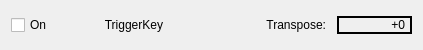
<?xml version="1.0" encoding="UTF-8"?>
<ui version="4.0">
 <class>MITTransposeBase</class>
 <widget class="QWidget" name="MITTransposeBase">
  <property name="geometry">
   <rect>
    <x>0</x>
    <y>0</y>
    <width>423</width>
    <height>50</height>
   </rect>
  </property>
  <property name="windowTitle">
   <string>OOMidi: Midi Input Plugin: Transpose</string>
  </property>
  <property name="autoFillBackground">
   <bool>true</bool>
  </property>
  <layout class="QHBoxLayout">
   <property name="spacing">
    <number>6</number>
   </property>
   <property name="margin">
    <number>11</number>
   </property>
   <item>
    <widget class="QCheckBox" name="onCheckBox">
     <property name="text">
      <string>On</string>
     </property>
    </widget>
   </item>
   <item>
    <widget class="QLabel" name="TextLabel1">
     <property name="text">
      <string>TriggerKey</string>
     </property>
     <property name="alignment">
      <set>Qt::AlignRight|Qt::AlignTrailing|Qt::AlignVCenter</set>
     </property>
     <property name="wordWrap">
      <bool>false</bool>
     </property>
     <property name="indent">
      <number>5</number>
     </property>
    </widget>
   </item>
   <item>
    <widget class="PitchEdit" name="triggerKeySpinBox" native="true"/>
   </item>
   <item>
    <widget class="QLabel" name="TextLabel2">
     <property name="text">
      <string>Transpose:</string>
     </property>
     <property name="alignment">
      <set>Qt::AlignRight|Qt::AlignTrailing|Qt::AlignVCenter</set>
     </property>
     <property name="wordWrap">
      <bool>false</bool>
     </property>
     <property name="indent">
      <number>5</number>
     </property>
    </widget>
   </item>
   <item>
    <widget class="QLabel" name="transposeLabel">
     <property name="sizePolicy">
      <sizepolicy hsizetype="Preferred" vsizetype="Fixed">
       <horstretch>0</horstretch>
       <verstretch>0</verstretch>
      </sizepolicy>
     </property>
     <property name="frameShape">
      <enum>QFrame::Panel</enum>
     </property>
     <property name="lineWidth">
      <number>2</number>
     </property>
     <property name="midLineWidth">
      <number>2</number>
     </property>
     <property name="text">
      <string>+0</string>
     </property>
     <property name="alignment">
      <set>Qt::AlignRight|Qt::AlignTrailing|Qt::AlignVCenter</set>
     </property>
     <property name="wordWrap">
      <bool>false</bool>
     </property>
     <property name="margin">
      <number>2</number>
     </property>
     <property name="indent">
      <number>5</number>
     </property>
    </widget>
   </item>
  </layout>
 </widget>
 <layoutdefault spacing="6" margin="11"/>
 <customwidgets>
  <customwidget>
   <class>PitchEdit</class>
   <extends>QWidget</extends>
   <header>pitchedit.h</header>
  </customwidget>
 </customwidgets>
 <includes>
  <include location="local">pitchedit.h</include>
 </includes>
 <resources/>
 <connections/>
</ui>
